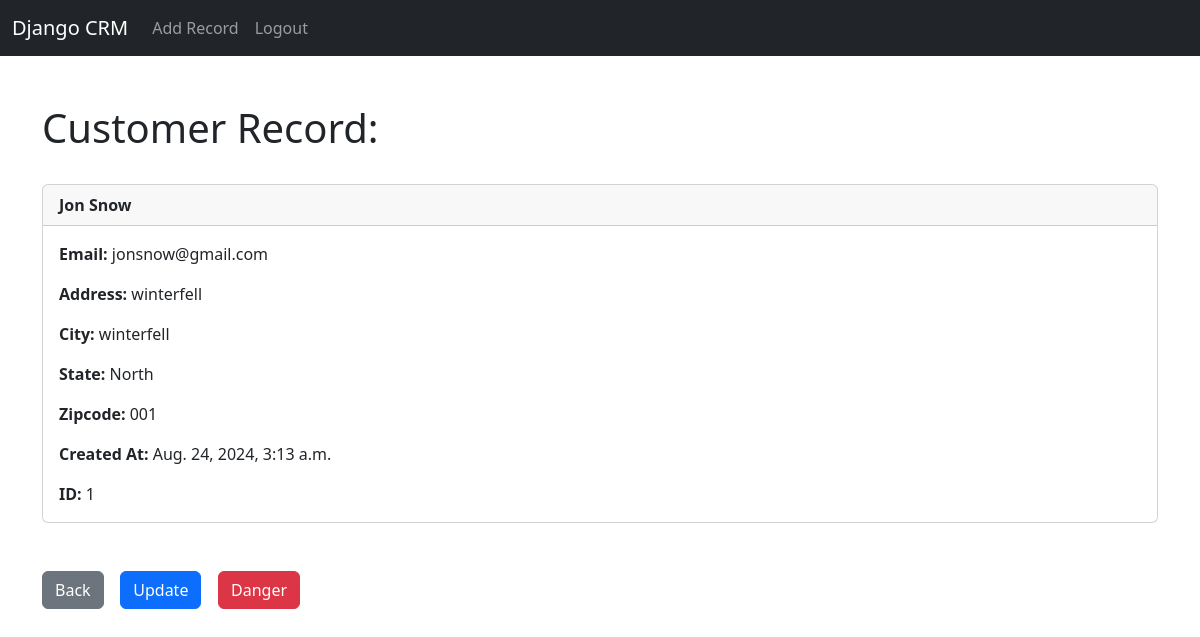
The page /record/1 (signed in) on the database its author committed.
### dcrm/models.py (models this page shows, shortened)
class Record(models.Model):
    created_at = models.DateTimeField(auto_now_add = True)
    first_name = models.CharField(max_length=50)
    last_name=  models.CharField(max_length=50)
    email =  models.CharField(max_length=100)
    phone = models.CharField(max_length=50)
    address =   models.CharField(max_length=100)
    city =  models.CharField(max_length=50)
    state = models.CharField(max_length=50)
    zipcode = models.CharField(max_length=20)

### dcrm/views.py (the view)
# urls.py: path('record/<int:pk>', views.customer_record, name='record'),
def customer_record(request, pk):
    if request.user.is_authenticated:
        customer_record = Record.objects.get(id=pk)
        return render(request, 'record.html', {'customer_record': customer_record})
    else:
        messages.success(request, "You must be logged in to view this page...")
        return redirect('home')

### dcrm/templates/record.html (shortened to what this page needs)
{% extends 'base.html' %}
{% block content %}
<h1>Customer Record:</h1>
<br>
    <div class="card">
        <div class="card-header fw-bold">
            {{ customer_record.first_name }}
            {{ customer_record.last_name }}<br>
        </div>
        <div class="card-body">
            <p class="card-text fw-medium"><span class=" fw-bold"> Email:  </span>{{ customer_record.email }}</p>
            <p class="card-text fw-medium"><span class=" fw-bold"> Address:  </span>{{ customer_record.address }}</p>
            <p class="card-text fw-medium"><span class=" fw-bold"> City:  </span>{{ customer_record.city }}</p>
            <p class="card-text fw-medium"><span class=" fw-bold"> State:  </span>{{ customer_record.state }}</p>
            <p class="card-text fw-medium"><span class=" fw-bold"> Zipcode:  </span>{{ customer_record.zipcode }}</p>
            <p class="card-text fw-medium"><span class=" fw-bold"> Created At:  </span>{{ customer_record.created_at }}</p>
            <p class="card-text fw-medium"><span class=" fw-bold"> ID:  </span>{{ customer_record.id }}</p>
        </div>
    </div>
<br><br>
<a href="{% url 'home' %}" class="btn btn-secondary">Back</a>
<a href="{% url 'update_record' customer_record.id %}" class="btn btn-primary">Update</a>
<a href="{% url 'delete_record' customer_record.id %}" class="btn btn-danger">Danger</a>
{% endblock %}

### rows shown on the page
Record: first_name "Jon", last_name "Snow", email "jonsnow@gmail.com", address "winterfell", city "winterfell", state "North", zipcode "001", created_at "Aug. 24, 2024, 3:13 a.m.", id "1"
